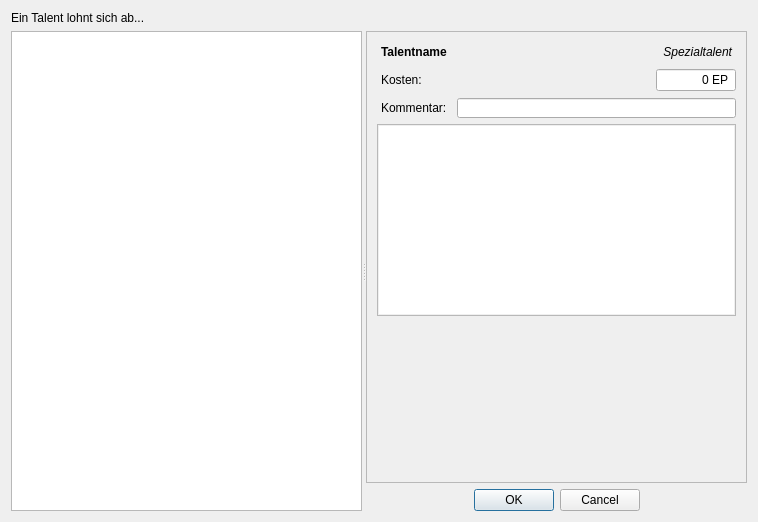
<?xml version="1.0" encoding="UTF-8"?>
<ui version="4.0">
 <class>Dialog</class>
 <widget class="QDialog" name="Dialog">
  <property name="geometry">
   <rect>
    <x>0</x>
    <y>0</y>
    <width>758</width>
    <height>522</height>
   </rect>
  </property>
  <property name="windowTitle">
   <string>Sephrasto - Talente wählen...</string>
  </property>
  <layout class="QGridLayout" name="gridLayout">
   <item row="1" column="0">
    <widget class="QSplitter" name="splitter">
     <property name="orientation">
      <enum>Qt::Horizontal</enum>
     </property>
     <widget class="QListView" name="listTalente">
      <property name="sizePolicy">
       <sizepolicy hsizetype="Expanding" vsizetype="Expanding">
        <horstretch>0</horstretch>
        <verstretch>0</verstretch>
       </sizepolicy>
      </property>
     </widget>
     <widget class="QWidget" name="verticalLayoutWidget">
      <layout class="QVBoxLayout" name="verticalLayout">
       <item>
        <widget class="QScrollArea" name="scrollArea">
         <property name="minimumSize">
          <size>
           <width>0</width>
           <height>0</height>
          </size>
         </property>
         <property name="maximumSize">
          <size>
           <width>16777215</width>
           <height>16777215</height>
          </size>
         </property>
         <property name="styleSheet">
          <string notr="true">padding: 1px</string>
         </property>
         <property name="frameShape">
          <enum>QFrame::StyledPanel</enum>
         </property>
         <property name="widgetResizable">
          <bool>true</bool>
         </property>
         <widget class="QWidget" name="scrollAreaWidgetContents">
          <property name="geometry">
           <rect>
            <x>0</x>
            <y>0</y>
            <width>378</width>
            <height>436</height>
           </rect>
          </property>
          <layout class="QGridLayout" name="gridLayout_2">
           <item row="8" column="0">
            <widget class="QLabel" name="labelKommentar">
             <property name="text">
              <string>Kommentar:</string>
             </property>
            </widget>
           </item>
           <item row="5" column="0" colspan="2">
            <widget class="QLabel" name="labelName">
             <property name="minimumSize">
              <size>
               <width>0</width>
               <height>20</height>
              </size>
             </property>
             <property name="font">
              <font>
               <weight>75</weight>
               <bold>true</bold>
              </font>
             </property>
             <property name="text">
              <string>Talentname</string>
             </property>
             <property name="class" stdset="0">
              <string>h4</string>
             </property>
            </widget>
           </item>
           <item row="6" column="2">
            <widget class="QSpinBox" name="spinKosten">
             <property name="sizePolicy">
              <sizepolicy hsizetype="Expanding" vsizetype="Fixed">
               <horstretch>0</horstretch>
               <verstretch>0</verstretch>
              </sizepolicy>
             </property>
             <property name="maximumSize">
              <size>
               <width>80</width>
               <height>16777215</height>
              </size>
             </property>
             <property name="layoutDirection">
              <enum>Qt::LeftToRight</enum>
             </property>
             <property name="alignment">
              <set>Qt::AlignRight|Qt::AlignTrailing|Qt::AlignVCenter</set>
             </property>
             <property name="readOnly">
              <bool>true</bool>
             </property>
             <property name="buttonSymbols">
              <enum>QAbstractSpinBox::NoButtons</enum>
             </property>
             <property name="suffix">
              <string> EP</string>
             </property>
             <property name="minimum">
              <number>0</number>
             </property>
             <property name="maximum">
              <number>9999</number>
             </property>
             <property name="singleStep">
              <number>20</number>
             </property>
            </widget>
           </item>
           <item row="6" column="0">
            <widget class="QLabel" name="label_2">
             <property name="text">
              <string>Kosten:</string>
             </property>
            </widget>
           </item>
           <item row="9" column="0" colspan="3">
            <widget class="QTextBrowser" name="plainText">
             <property name="frameShape">
              <enum>QFrame::StyledPanel</enum>
             </property>
            </widget>
           </item>
           <item row="6" column="1">
            <spacer name="horizontalSpacer_2">
             <property name="orientation">
              <enum>Qt::Horizontal</enum>
             </property>
             <property name="sizeType">
              <enum>QSizePolicy::Expanding</enum>
             </property>
             <property name="sizeHint" stdset="0">
              <size>
               <width>40</width>
               <height>20</height>
              </size>
             </property>
            </spacer>
           </item>
           <item row="8" column="1" colspan="2">
            <widget class="QLineEdit" name="textKommentar"/>
           </item>
           <item row="5" column="2">
            <widget class="QLabel" name="labelInfo">
             <property name="minimumSize">
              <size>
               <width>0</width>
               <height>18</height>
              </size>
             </property>
             <property name="font">
              <font>
               <italic>true</italic>
              </font>
             </property>
             <property name="text">
              <string>Spezialtalent</string>
             </property>
             <property name="alignment">
              <set>Qt::AlignRight|Qt::AlignTrailing|Qt::AlignVCenter</set>
             </property>
             <property name="class" stdset="0">
              <string>italic</string>
             </property>
            </widget>
           </item>
           <item row="10" column="0">
            <spacer name="verticalSpacer">
             <property name="orientation">
              <enum>Qt::Vertical</enum>
             </property>
             <property name="sizeHint" stdset="0">
              <size>
               <width>20</width>
               <height>40</height>
              </size>
             </property>
            </spacer>
           </item>
          </layout>
         </widget>
        </widget>
       </item>
       <item>
        <widget class="QDialogButtonBox" name="buttonBox">
         <property name="maximumSize">
          <size>
           <width>16777215</width>
           <height>16777215</height>
          </size>
         </property>
         <property name="orientation">
          <enum>Qt::Horizontal</enum>
         </property>
         <property name="standardButtons">
          <set>QDialogButtonBox::Cancel|QDialogButtonBox::Ok</set>
         </property>
         <property name="centerButtons">
          <bool>true</bool>
         </property>
        </widget>
       </item>
      </layout>
     </widget>
    </widget>
   </item>
   <item row="0" column="0">
    <widget class="QLabel" name="labelTip">
     <property name="sizePolicy">
      <sizepolicy hsizetype="Preferred" vsizetype="Fixed">
       <horstretch>0</horstretch>
       <verstretch>0</verstretch>
      </sizepolicy>
     </property>
     <property name="text">
      <string>Ein Talent lohnt sich ab...</string>
     </property>
    </widget>
   </item>
  </layout>
 </widget>
 <tabstops>
  <tabstop>listTalente</tabstop>
  <tabstop>scrollArea</tabstop>
  <tabstop>textKommentar</tabstop>
  <tabstop>plainText</tabstop>
 </tabstops>
 <resources/>
 <connections>
  <connection>
   <sender>buttonBox</sender>
   <signal>accepted()</signal>
   <receiver>Dialog</receiver>
   <slot>accept()</slot>
   <hints>
    <hint type="sourcelabel">
     <x>248</x>
     <y>254</y>
    </hint>
    <hint type="destinationlabel">
     <x>157</x>
     <y>274</y>
    </hint>
   </hints>
  </connection>
  <connection>
   <sender>buttonBox</sender>
   <signal>rejected()</signal>
   <receiver>Dialog</receiver>
   <slot>reject()</slot>
   <hints>
    <hint type="sourcelabel">
     <x>316</x>
     <y>260</y>
    </hint>
    <hint type="destinationlabel">
     <x>286</x>
     <y>274</y>
    </hint>
   </hints>
  </connection>
 </connections>
</ui>
